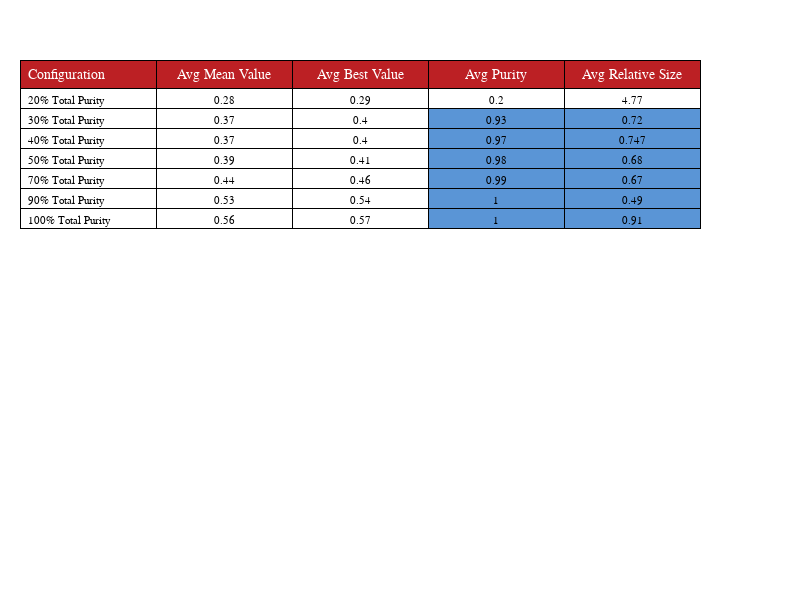

The notebook cell this image was saved under:
### Code cell
#evol_03table
names = ["Configuration" "Avg Mean Value" "Avg Best Value" "Avg Purity" "Avg Relative Size"]
rows = ["20% Total Purity" 0.28 0.29 0.20 4.77 
        "30% Total Purity" 0.37 0.40 0.93 0.72 
        "40% Total Purity" 0.37 0.40 0.97 0.747 
        "50% Total Purity" 0.39 0.41 0.98 0.68 
        "70% Total Purity" 0.44 0.46 0.99 0.67 
        "90% Total Purity" 0.53 0.54 1.0 0.49 
        "100% Total Purity" 0.56 0.57 1.0 0.91 ]
colors = fill("white", size([names; rows]))
colors[2:7, 4:5] = fill(bestc, (6,2))
# colors[7, 4:5] = fill(bestc, 2)

printtable(names, rows, colors)

### Figure 1 — Plotly figure (JSON) as saved in the notebook; plotly's stock layout.template omitted (floating-point values rounded to 4 significant figures)
{"data": [{"cells": {"align": ["left", "center"], "fill": {"color": [["white", "white", "white", "white", "white", "white", "white", "white"], ["white", "white", "white", "white", "white", "white", "white", "white"], ["white", "white", "white", "white", "white", "white", "white", "white"], ["white", "#5A95D6", "#5A95D6", "#5A95D6", "#5A95D6", "#5A95D6", "#5A95D6", "white"], ["white", "#5A95D6", "#5A95D6", "#5A95D6", "#5A95D6", "#5A95D6", "#5A95D6", "white"]]}, "font": {"color": "black", "family": "Arial", "size": 11}, "line": {"color": "black", "width": 1}, "values": [["20% Total Purity", "30% Total Purity", "40% Total Purity", "50% Total Purity", "70% Total Purity", "90% Total Purity", "100% Total Purity"], [0.28, 0.37, 0.37, 0.39, 0.44, 0.53, 0.56], [0.29, 0.4, 0.4, 0.41, 0.46, 0.54, 0.57], [0.2, 0.93, 0.97, 0.98, 0.99, 1, 1], [4.77, 0.72, 0.747, 0.68, 0.67, 0.49, 0.91]]}, "header": {"align": ["left", "center"], "fill": {"color": "#BC2024"}, "font": {"color": "white", "family": "Arial", "size": 14}, "line": {"color": "black", "width": 1}, "values": [["Configuration"], ["Avg Mean Value"], ["Avg Best Value"], ["Avg Purity"], ["Avg Relative Size"]]}, "type": "table"}], "layout": {"height": 600, "margin": {"b": 10, "l": 20, "r": 100, "t": 60}, "width": 800}}
